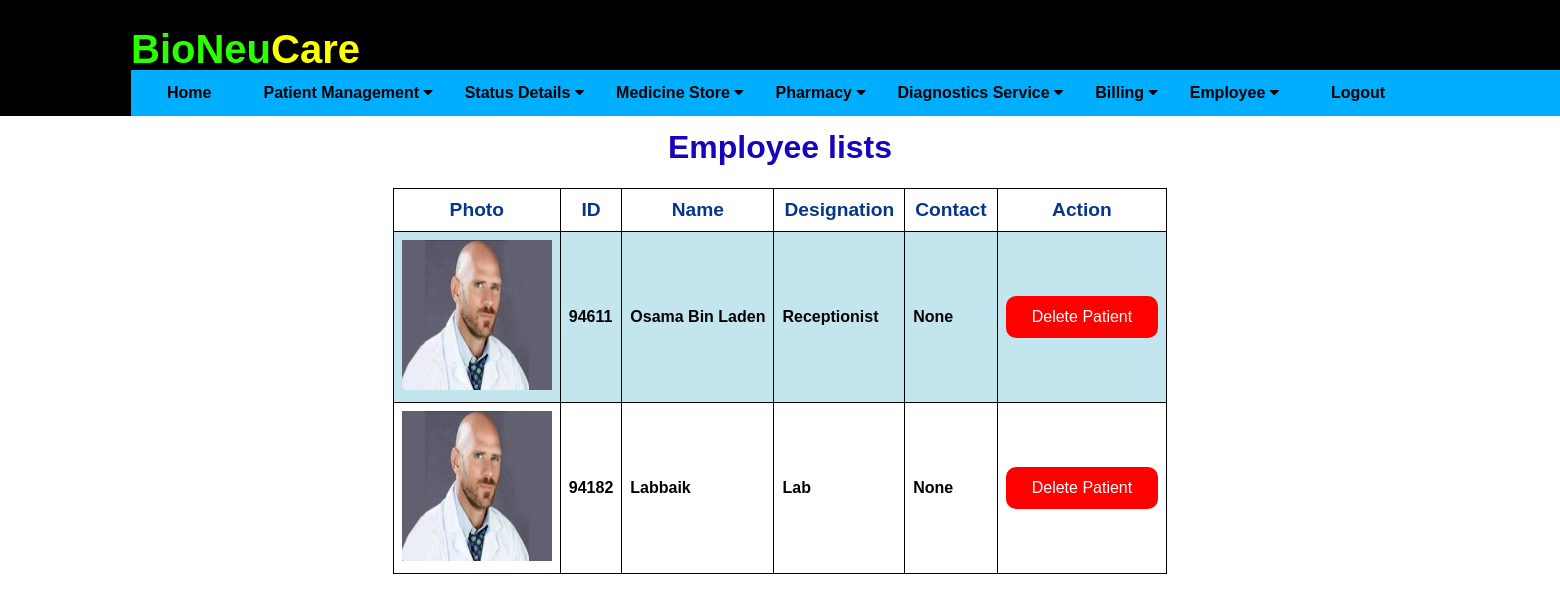
/list_employees (signed in), run on an earlier commit of the app's database.
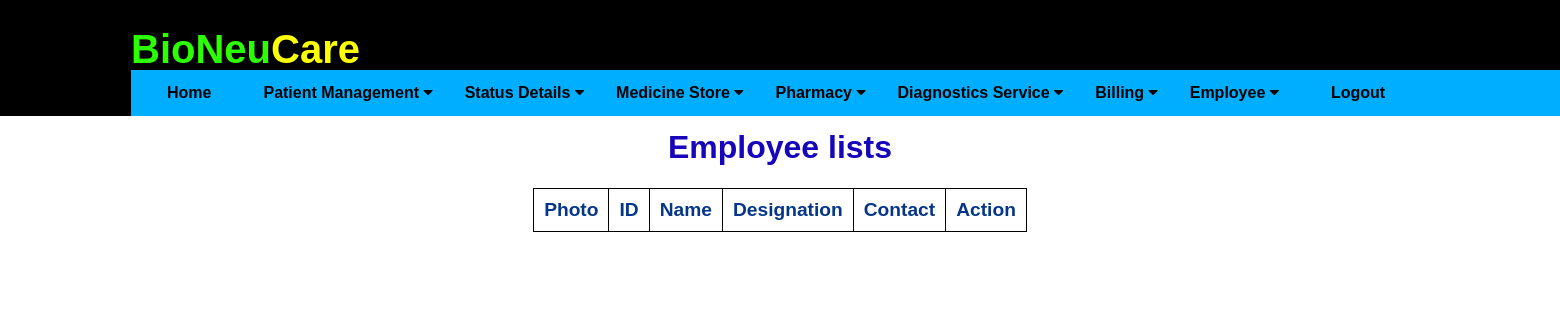
And on a later commit of the database.
### application/db.py (models this page shows)
class Employee(db.Model):
    __tablename__ = 'employee_data'
    eid = db.Column(db.Integer, primary_key=True)
    ename = db.Column(db.String(20), nullable=False)
    empid = db.Column(db.Integer, default=random.randint(10000, 99999))
    edesignation = db.Column(db.String(20))
    ecnum = db.Column(db.Integer)
    efname = db.Column(db.String(20))
    emname = db.Column(db.String(20))
    eenum = db.Column(db.String(20))
    enid = db.Column(db.Integer)
    paddr = db.Column(db.String)
    edob = db.Column(db.String(20))
    epaddress = db.Column(db.String)
    eedu = db.Column(db.String)
    ejobinfo = db.Column(db.String)
    ephoto = db.Column(db.String(255), nullable=False, default="default.jpg")

### application/routes.py (the view)
@app.route('/list_employees', methods=['GET'])
def list_employees():
    if 'username' in session:
        employees = Employee.query.all()
        return render_template('listEmployees.html', employees=employees)
    else:
        return "<h1>You do not have permission to perform this action. Please go back</h1>"

### application/templates/listEmployees.html (shortened to what this page needs)
{% extends "layout.html" %}
{% block content %}
        <div class="form1">
            <h1 style="text-align: center; color: rgb(23, 5, 187);">Employee lists</h1>
            <table >
        <tr>
            <th>Photo</th>
            <th>ID</th>
            <th>Name</th>
            <th>Designation</th>
            <th>Contact</th>
            <th>Action</th>
        </tr>
        {% for employee in employees %}
        <tr>
            <td> <img src="/static/ephotos/{{ employee.ephoto }}" height="150px" width="150px"/></td>
            <td> {{ employee.empid }} </td>
            <td> {{ employee.ename }} </td>
            <td> {{ employee.edesignation }} </td>
            <td> {{ employee.ecnum }} </td>
            <td><button type="button" class="dbutton" onclick="window.location='remove_employee/{{ employee.eid }}'"> Delete Patient </button></td>
        </tr>
        {% endfor %}
    </table>
    <br>
        </div>
    {% endblock %}

### application/templates/layout.html (shortened to what this page needs)
<!DOCTYPE html>
<html>
<head>
    <link rel="stylesheet" href="https://cdnjs.cloudflare.com/ajax/libs/font-awesome/4.7.0/css/font-awesome.min.css">
    <link rel="stylesheet" href="{{ url_for('static', filename='css/main.css') }}">
</head>
<body>
    {% include "includes/header.html" %}
    {% block content %} {% endblock %}
</body>
</html>

### application/templates/includes/header.html (shortened to what this page needs)
<header>
    <div class="heading">
        <h1 id="logo" style="color: rgb(43, 255, 0); display: inline-flex; font-size: 40px;">BioNeu
            <div style="color: rgb(251, 255, 0); display: inline-flex; font-size: 40px;">Care </div>
        </h1>
    </div>
    <div class="links">
        <nav class="navbar">
            <div class="home"><a href="{{ url_for('home') }}">Home</a></div>
            <div class="dropdown">
                <button class="dropbtn">Patient Management
                    <i class="fa fa-caret-down"></i>
                </button>
            </div>
            <div class="dropdown">
                <button class="dropbtn">Status Details
                    <i class="fa fa-caret-down"></i>
                </button>
            </div>
            <div class="dropdown">
                <button class="dropbtn">Medicine Store
                    <i class="fa fa-caret-down"></i>
                </button>
            </div>
            <div class="dropdown">
                <button class="dropbtn">Pharmacy
                    <i class="fa fa-caret-down"></i>
                </button>
            </div>
            <div class="dropdown">
                <button class="dropbtn">Diagnostics Service
                    <i class="fa fa-caret-down"></i>
                </button>
            </div>
            <div class="dropdown">
                <button class="dropbtn">Billing
                    <i class="fa fa-caret-down"></i>
                </button>
            </div>
            <div class="dropdown">
                <button class="dropbtn">Employee
                    <i class="fa fa-caret-down"></i>
                </button>
            </div>
            <div class="logout"><a href="{{ url_for('logout') }}">Logout</a></div>
        </nav>
    </div>
</header>

### application/static/css/main.css (style rules this page uses)
header { background-color: black; height: 116px; position: absolute; top: 0; left: 0; width: 100%; }
html { overflow-y: scroll; overflow-x: hidden; }
body { font-family: Arial, Helvetica, sans-serif; height: 100%; display: flex; flex-direction: column; }
#logo { color: rgb(7, 162, 252); display: inline-flex; position: absolute; left: 131px; }
.navbar { overflow: hidden; background-color: rgb(0, 174, 255); }
.navbar a { float: left; font-size: 16px; color: black; font-weight: bolder; text-align: center; padding: 14px 36px; text-decoration: none; }
.dropdown { float: left; overflow: hidden; }
.dropdown .dropbtn { font-size: 16px; font-weight: bolder; border: none; outline: none; color: black; padding: 14px 16px; background-color: inherit; font-family: inherit; margin: 0; }
.links { width: 1510px; position: absolute; left: 131px; top: 70px; }
.form1 { padding: 100px 0; width: auto; margin: auto; }
table, th, td { border: 1px solid black; border-collapse: collapse; }

### application/templates/layout.html (style rules this page uses)
table { font-family: arial, sans-serif; border-collapse: collapse; width: 100%; }
th { border: 1px solid #dddddd; width: auto; color: #06368a; text-align: center; font-size: larger; font-weight: bolder; padding: 10px; }

What changed in the data, as far as the page shows it:
removed Employee: ephoto (placeholder picture), empid "94611", ename "Osama Bin Laden", edesignation "Receptionist", ecnum "None"
removed Employee: ephoto (placeholder picture), empid "94182", ename "Labbaik", edesignation "Lab", ecnum "None"
